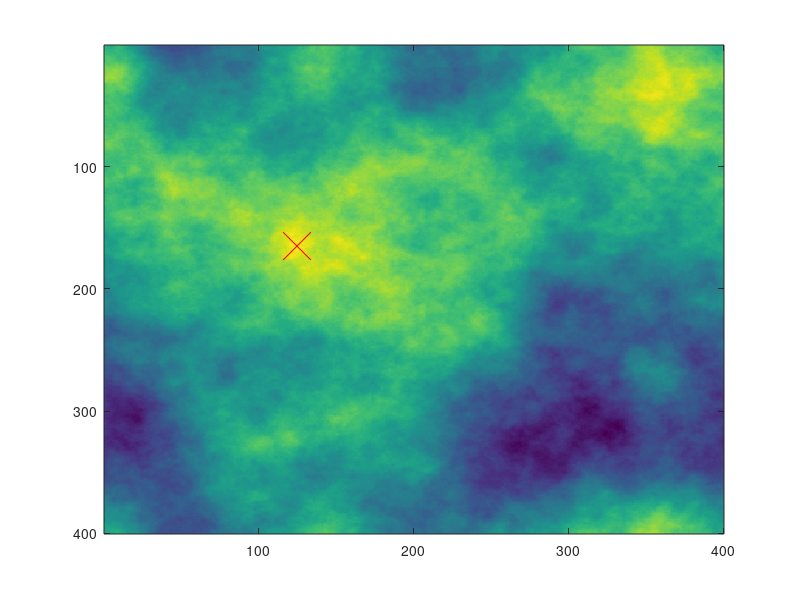

Recreate this plot in MATLAB. (Note: this script raises an error after producing the figure.)
clear;close all;
timesteps=10;
%load('nested_data.mat');
res=100; % Aufloesung im m
%nested_data=nested_data(33:size(nested_data,1)-33,33:size(nested_data,1)-33,:);
%grid=size(nested_data,1);
grid=40000/res; % Gittergroesse
c_range=50;
num_maxes=4;

N=grid;
alpha = 1.7;
x = meshgrid(-N/2:N/2-1);
d = hypot(x,x')+1e-5;
Z = d.^(-alpha) .* exp(rand(N)*j*2*pi); % |Z(w)| = |w|^-a, phase(Z(w))=rand
Z = ifftn(ifftshift(Z));
Z=abs(Z);
%Z=peaks(grid);
%nested_data=50.*rand(grid*grid,1);
%Z=peaks(grid);
nested_data=reshape(Z,[grid*grid 1]);
nested_data_2d=reshape(nested_data,[grid,grid]);

sorted=zeros(grid*grid,3);
[sorted(:,1),I]=sort(nested_data);
sorted_2d=reshape(sorted(:,1),[grid, grid]);

sorted(:,2)=mod(I,grid);
sorted(:,3)=ceil(I/grid);

sorted(sorted(:,2)==0,2)=grid;
sorted(sorted(:,3)==0,3)=grid;

maxima=zeros(num_maxes,3);
maxima(1,1:3)=sorted(end,:);
dummy=sorted;
for i=1:num_maxes
    tic
    distance=zeros(size(dummy,1),i);
    for j=1:i
       distance(:,j)= sqrt((maxima(j,2)-dummy(:,2)).^2+(maxima(j,3)-dummy(:,3)).^2);
    end
    pot_points_=distance>=(c_range);
    l=1;
    for k=1:size(pot_points_,1)
        if prod(pot_points_(k,:))==1
            pot_points(l)=k;
            l=l+1;
        end
    end
    maxima(i+1,1:3)=dummy(pot_points(end),:);
    dummy=dummy(pot_points,:);
    toc
    pot_points_b{i}=pot_points';
    distance_b{i}=distance;
    dummy_b{i}=dummy;
    pot_points_b_{i}=pot_points_';
    clear pot_points
%     figure


end
imagesc(nested_data_2d)
hold on

for i=1:size(maxima,1)
    for j=1:size(maxima,1)
       maxima(i,j+3)=sqrt((maxima(i,2)-maxima(j,2)).^2+(maxima(i,3)-maxima(j,3)).^2);
    end
    plot(maxima(i,3),maxima(i,2),'rx','MarkerSize',20)
    circle(maxima(i,3),maxima(i,2),c_range);
end
hold off
